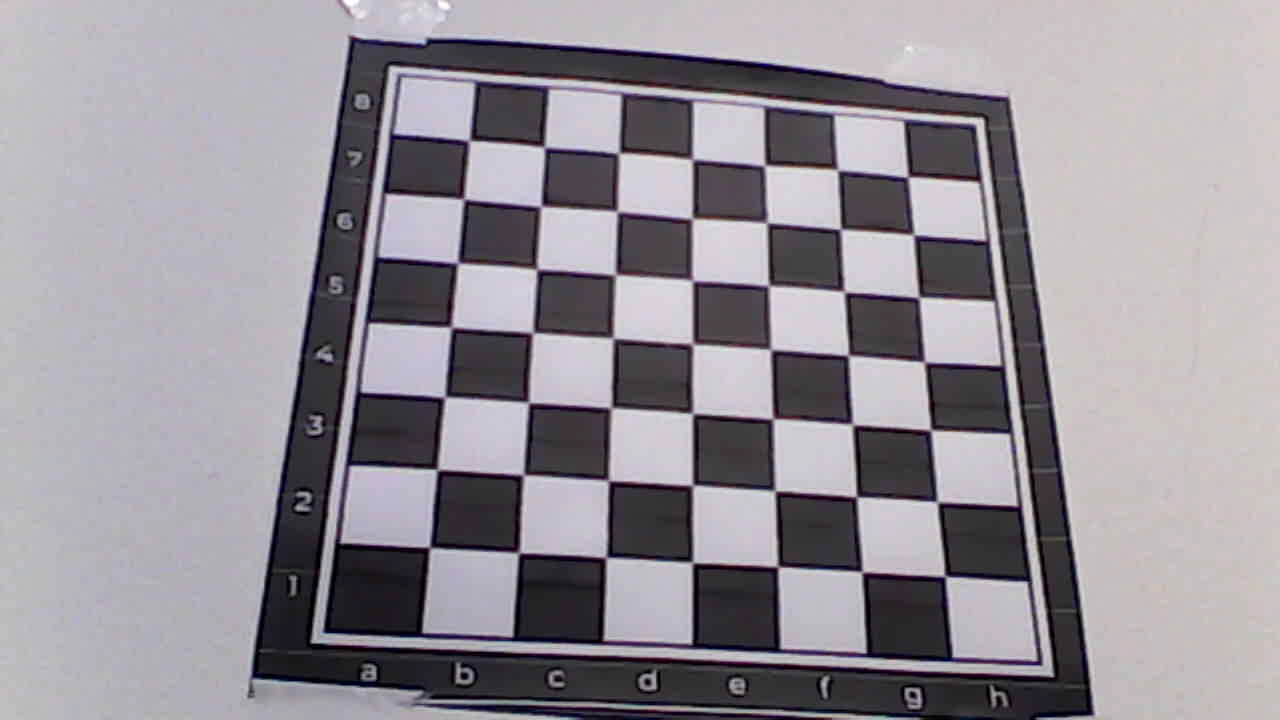
#> input picture implementation-1-depth-map-stereo/Images/Dataset-chess/imL.png, 1280 x 720 px
$ python prueba.py
#> lines starting #> are read from the running program, lines starting #| are printed output that depends on the picture
import cv2 as cv
import numpy as np
import matplotlib.pyplot as plt
import os

class DepthMap:
    def __init__(self, showImages):
        # Load the images
#> called with showImages = True
        root = os.getcwd()
        imgLeftPath = os.path.join(root, 'Images/Dataset-chess/imL.png')
        imgRightPath = os.path.join(root, 'Images/Dataset-chess/imR.png')
        self.imgLeft = cv.imread(imgLeftPath, cv.IMREAD_GRAYSCALE)
#> self.imgLeft: shape (720, 1280); min 0, max 254, mean 147
        self.imgRight = cv.imread(imgRightPath, cv.IMREAD_GRAYSCALE)
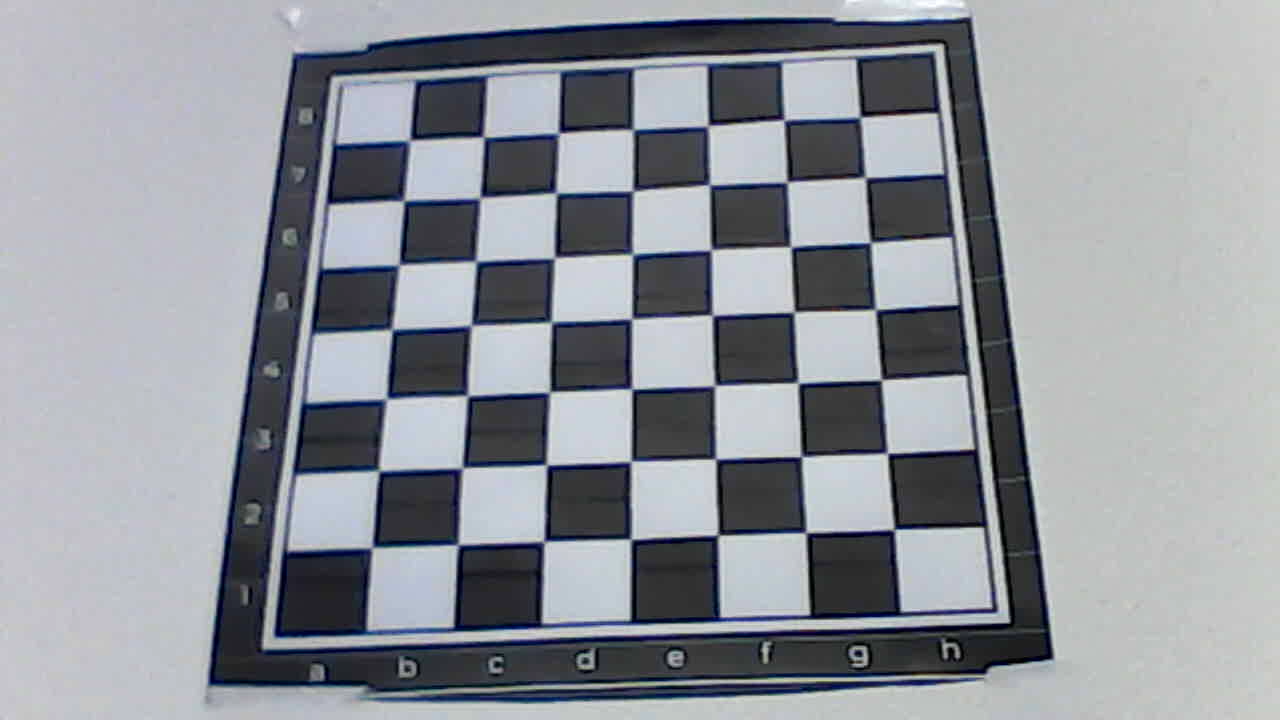
#> input picture implementation-1-depth-map-stereo/Images/Dataset-chess/imR.png, 1280 x 720 px
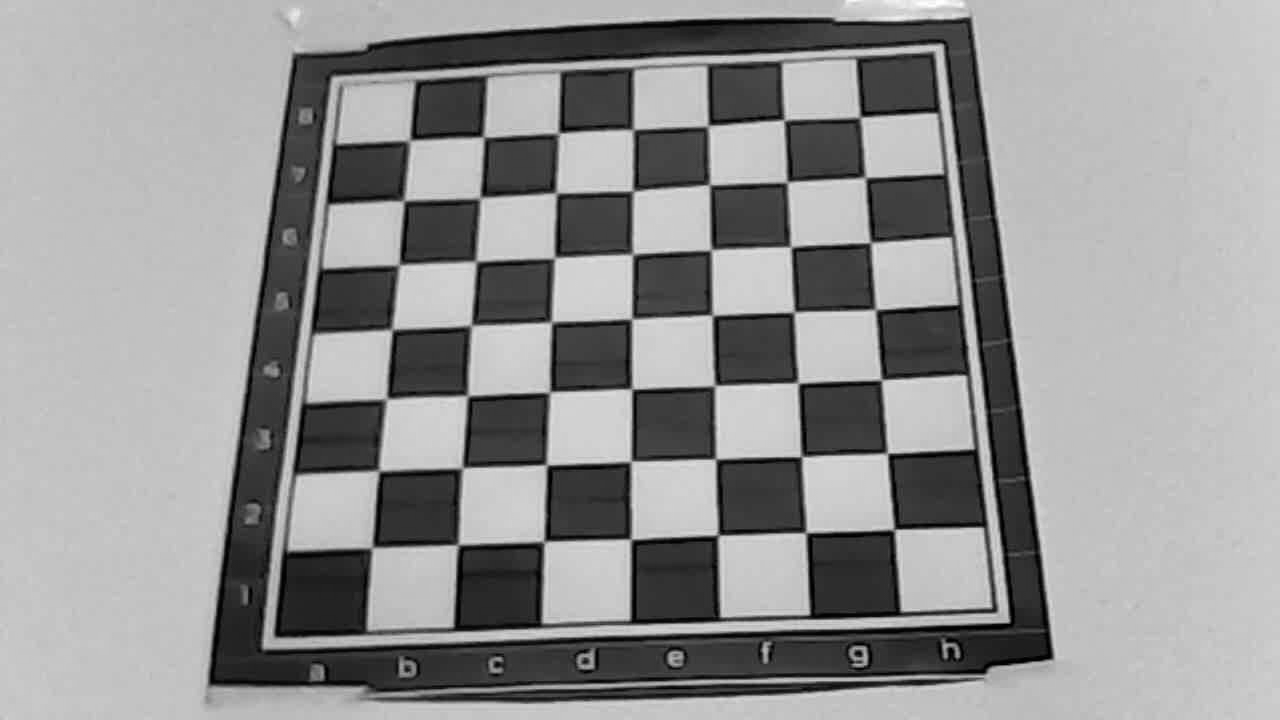
#> self.imgRight: shape (720, 1280); min 0, max 254, mean 147.6

        if showImages:
            plt.figure()
            plt.subplot(121)
            plt.imshow(self.imgLeft)
            plt.subplot(122)
            plt.imshow(self.imgRight)
            plt.show()
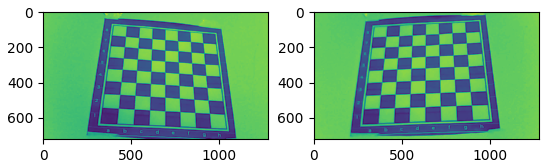
#> figure drawn by matplotlib, 2 panels

    def computeDepthMapBM(self):
        nDipsFactor = 6 #adjust this value to get better results
        stereo = cv.StereoBM.create(numDisparities=16*nDipsFactor, blockSize=21)
        disparity = stereo.compute(self.imgLeft, self.imgRight)
        plt. imshow(disparity, 'gray')
        plt.show()

    def computeDepthMapSGBM(self):
        window_size = 7
        min_disp = 16
        nDispFactor = 14 #adjust this (14 is good)
        num_disp = 16 * nDispFactor - min_disp

        stereo = cv.StereoSGBM_create(minDisparity=min_disp,
                                    numDisparities=num_disp,
                                    blockSize=16, P1=8*3*window_size**2,
                                    P2=32*3*window_size**2,
                                    disp12MaxDiff=1,
                                    uniquenessRatio=10,
                                    speckleWindowSize=100,
                                    speckleRange=32)

        # Compute the disparity map
        diparity = stereo.compute(self.imgLeft, self.imgRight).astype(np.float32) / 16.0

        # Display the disparity map
        plt.imshow(diparity, 'gray')
        plt.colorbar()
        plt.show()


def demoViewPics():
    dp = DepthMap(showImages=True)

def demoStereoBM():
    dp = DepthMap(showImages=False)
    dp.computeDepthMapBM()

def demoStereoSGBM():
    dp = DepthMap(showImages=False)
    dp.computeDepthMapSGBM()

if __name__ == "__main__":
    demoViewPics()
    #demoStereoBM()
    #demoStereoSGBM()
